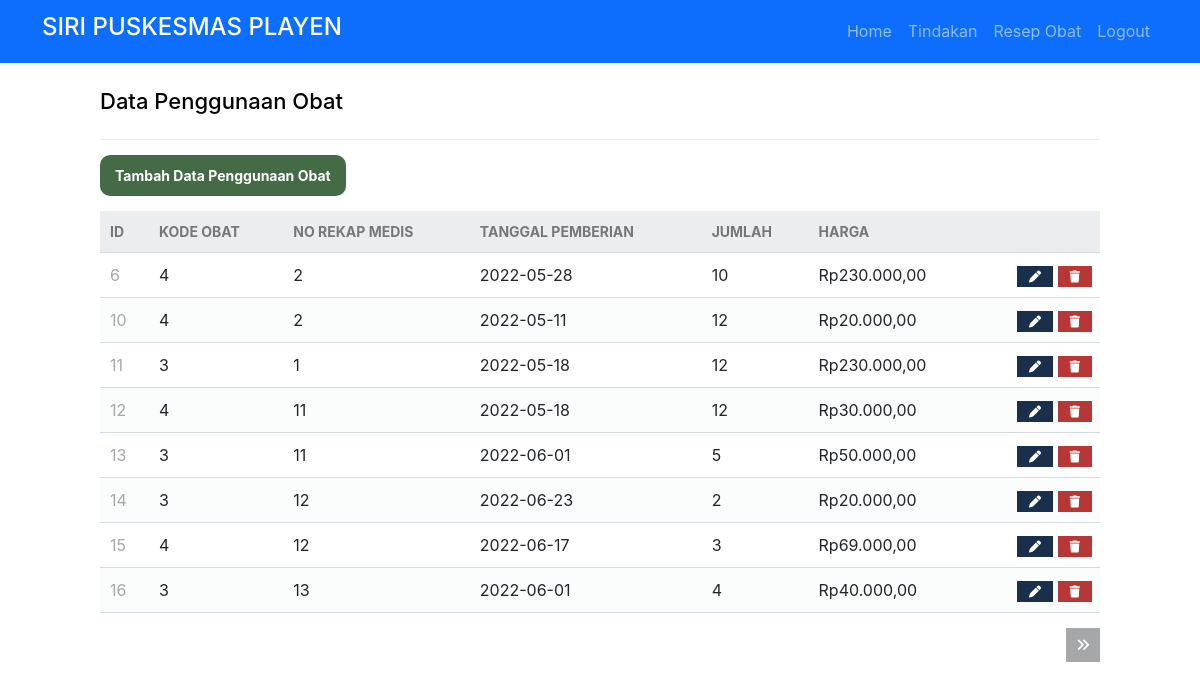
/perawat/penggunaanObat/read.php (signed in), run on the app's committed database.
### tables this page shows
CREATE TABLE `penggunaan_obat` (
  `id_penggunaan_obat` int(11) NOT NULL,
  `no_rekap_medis` int(255) NOT NULL,
  `tanggal_pemberian` date NOT NULL,
  `kd_obat` int(11) NOT NULL,
  `jumlah` int(100) NOT NULL,
  `harga` int(100) NOT NULL
);

### db/func.php (called while the page is built, shortened)
<?php
function rupiah($angka){
    $hasil = "Rp" . number_format($angka, '2', ',', '.');
    return $hasil;
}
?>

### perawat/penggunaanObat/read.php (the view, shortened to what this page needs)
<?php
if ($_SESSION['username'] == '') {
	echo "<script>
    alert('Anda Harus Login terlebih dahulu');
    window.location.href='./auth/fmasuk.php';
    </script>";
} else {
?>
	<!DOCTYPE html>
	<html>
	<head>
		<link href="../../db/style.css" rel="stylesheet" type="text/css">
		<link href="https://cdn.jsdelivr.net/npm/bootstrap@5.2.0-beta1/dist/css/bootstrap.min.css" rel="stylesheet">
	</head>
	<body>
		<nav class="navbar navbar-expand-sm navbar-dark bg-primary">
			<div class="container">
				<a class="navbar-brand" href="#">
					<h4>SIRI PUSKESMAS PLAYEN </h3>
				</a>
				<ul class="navbar-nav ml-auto mt-2 mt-lg-0 d-flex align-items-center">
					<li class="nav-item">
						<a class="nav-link menu " id="menuHome" href="../../index.php">Home</a>
					</li>
					<?PHP if ($_SESSION['role_id'] == 5) { ?>
						<li class="nav-item">
							<a class="nav-link menu" id="tindakan" href="./dokter/tindakan.php"><i class=""></i>Tindakan</a>
						</li>
						<li class="nav-item">
							<a class="nav-link menu" id="resepobat" href="./dokter/resepobat.php"><i class=""></i>Resep Obat</a>
						</li>
					<?PHP } ?>
					<li class="nav-item">
						<a class="nav-link menu" id="logout" href="../../auth/sLogout.php"><i class=""></i>Logout</a>
					</li>
				</ul>
			</div>
		</nav>
		<?php
		include("../../db/func.php");
		$pdo = pdo_connect_mysql();
		$page = isset($_GET['page']) && is_numeric($_GET['page']) ? (int)$_GET['page'] : 1;
		$records_per_page = 8;
		$stmt = $pdo->prepare('SELECT * FROM penggunaan_obat ORDER BY id_penggunaan_obat LIMIT :current_page, :record_per_page');
		$stmt->bindValue(':current_page', ($page - 1) * $records_per_page, PDO::PARAM_INT);
		$stmt->bindValue(':record_per_page', $records_per_page, PDO::PARAM_INT);
		$stmt->execute();
		$Penggunaans = $stmt->fetchAll(PDO::FETCH_ASSOC);
		$num_kamars = $pdo->query('SELECT COUNT(*) FROM penggunaan_obat')->fetchColumn();
		?>
		<div class="content read">
			<h2>Data Penggunaan Obat</h2>
			<a href="./create.php" class="menu create-dokter" id="tambahDokter">Tambah Data Penggunaan Obat</a>
			<table>
				<thead>
					<tr>
						<td>ID</td>
						<td>KODE OBAT</td>
						<td>NO REKAP MEDIS</td>
						<td>TANGGAL PEMBERIAN</td>
						<td>JUMLAH</td>
						<td>HARGA</td>
						<td></td>
					</tr>
				</thead>
				<tbody>
					<?php foreach ($Penggunaans as $penggunaan) : ?>
						<tr>
							<td><?= $penggunaan['id_penggunaan_obat'] ?></td>
							<td><?= $penggunaan['kd_obat'] ?></td>
							<td><?= $penggunaan['no_rekap_medis'] ?></td>
							<td><?= $penggunaan['tanggal_pemberian'] ?></td>
							<td><?= $penggunaan['jumlah'] ?></td>
							<td><?= rupiah($penggunaan['harga']) ?></td>
							<td class="actions">
								<a href="update.php?id_penggunaan_obat=<?= $penggunaan['id_penggunaan_obat'] ?>" class="menu edit" id="edit"><i class="fas fa-pen fa-xs"></i></a>
								<a href="delete.php?id_penggunaan_obat=<?= $penggunaan['id_penggunaan_obat'] ?>" class="menu trash" id="hapus"><i class="fas fa-trash fa-xs"></i></a>
							</td>
						</tr>
					<?php endforeach; ?>
				</tbody>
			</table>
			<div class="pagination">
				<?php if ($page * $records_per_page < $num_kamars) : ?>
					<a href="read.php?page=<?= $page + 1 ?>"><i class="fas fa-angle-double-right fa-sm"></i></a>
				<?php endif; ?>
			</div>
		</div>
	<?php
}
	?>

### db/style.css (style rules this page uses)
* { box-sizing: border-box; font-family: -apple-system, BlinkMacSystemFont, "segoe ui", roboto, oxygen, ubuntu, cantarell, "fira sans", "droid sans", "helvetica neue", Arial, sans-serif; font-size: 16px; -webkit-font-smoothing: antialiased; -moz-osx-font-smoothing: grayscale; }
body { background-color: #FFFFFF; margin: 0; }
.content { width: 1000px; margin: 0 auto; }
.content h2 { margin: 0; padding: 25px 0; font-size: 22px; border-bottom: 1px solid #ebebeb; color: black; }
.read .create-dokter { display: inline-block; text-decoration: none; background-color: #446A46; font-weight: bold; font-size: 14px; color: #FFFFFF; padding: 10px 15px; margin: 15px 0; border-radius: 10px; }
.read .pagination { display: flex; justify-content: flex-end; }
.read .pagination a { display: inline-block; text-decoration: none; background-color: #a5a7a9; font-weight: bold; color: #FFFFFF; padding: 5px 10px; margin: 15px 0 15px 5px; }
.read table { width: 100%; padding-top: 30px; border-collapse: collapse; }
.read table thead { background-color: #ebeef1; border-bottom: 1px solid #d3dae0; }
.read table thead td { padding: 10px; font-weight: bold; color: #767779; font-size: 14px; }
.read table tbody tr { border-bottom: 1px solid #d3dae0; }
.read table tbody tr:nth-child(even) { background-color: #fbfcfc; }
.read table tbody tr td { padding: 10px; }
.read table tbody tr td:nth-child(1) { color: #a5a7a9; }
.read table tbody tr td.actions { padding: 8px; text-align: right; }
.read table tbody tr td.actions .edit, .read table tbody tr td.actions .trash { display: inline-flex; text-align: right; text-decoration: none; color: #FFFFFF; padding: 10px 12px; }
.read table tbody tr td.actions .trash { background-color: #b73737; }
.read table tbody tr td.actions .edit { background-color: #1A2F4B; }

### data on the page
penggunaan_obat: id_penggunaan_obat "6", kd_obat "4", no_rekap_medis "2", tanggal_pemberian "2022-05-28", jumlah "10", harga "Rp230.000,00"
penggunaan_obat: id_penggunaan_obat "10", kd_obat "4", no_rekap_medis "2", tanggal_pemberian "2022-05-11", jumlah "12", harga "Rp20.000,00"
penggunaan_obat: id_penggunaan_obat "11", kd_obat "3", no_rekap_medis "1", tanggal_pemberian "2022-05-18", jumlah "12", harga "Rp230.000,00"
penggunaan_obat: id_penggunaan_obat "12", kd_obat "4", no_rekap_medis "11", tanggal_pemberian "2022-05-18", jumlah "12", harga "Rp30.000,00"
penggunaan_obat: id_penggunaan_obat "13", kd_obat "3", no_rekap_medis "11", tanggal_pemberian "2022-06-01", jumlah "5", harga "Rp50.000,00"
penggunaan_obat: id_penggunaan_obat "14", kd_obat "3", no_rekap_medis "12", tanggal_pemberian "2022-06-23", jumlah "2", harga "Rp20.000,00"
penggunaan_obat: id_penggunaan_obat "15", kd_obat "4", no_rekap_medis "12", tanggal_pemberian "2022-06-17", jumlah "3", harga "Rp69.000,00"
penggunaan_obat: id_penggunaan_obat "16", kd_obat "3", no_rekap_medis "13", tanggal_pemberian "2022-06-01", jumlah "4", harga "Rp40.000,00"
